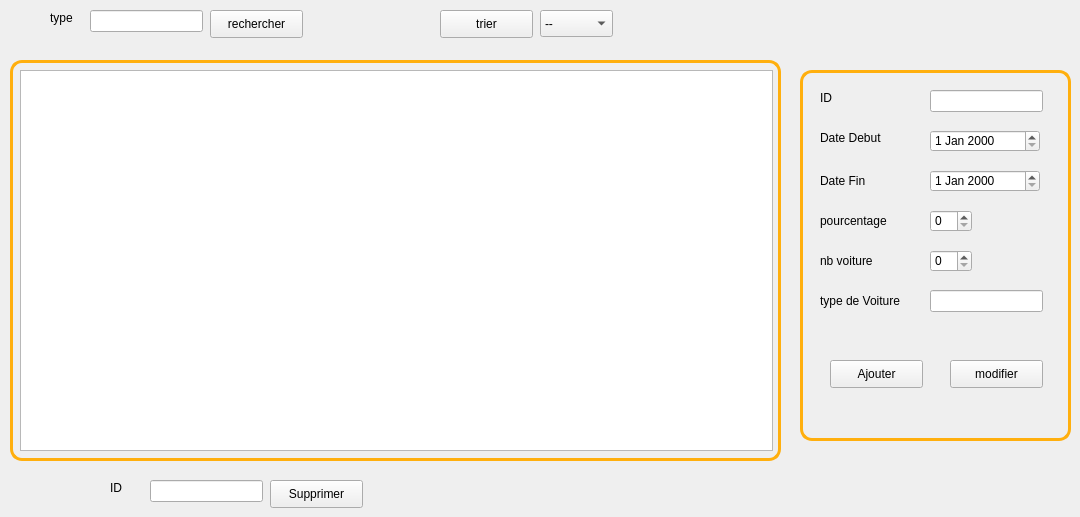
        <widget class="QWidget" name="page_8">
         <widget class="QDateEdit" name="dateEdit_fin">
          <property name="geometry">
           <rect>
            <x>930</x>
            <y>170</y>
            <width>110</width>
            <height>22</height>
           </rect>
          </property>
         </widget>
         <widget class="QLineEdit" name="typeV">
          <property name="geometry">
           <rect>
            <x>930</x>
            <y>290</y>
            <width>113</width>
            <height>22</height>
           </rect>
          </property>
         </widget>
         <widget class="QSpinBox" name="nbvoiture">
          <property name="geometry">
           <rect>
            <x>930</x>
            <y>250</y>
            <width>42</width>
            <height>22</height>
           </rect>
          </property>
         </widget>
         <widget class="QPushButton" name="pb_rechercherP">
          <property name="geometry">
           <rect>
            <x>210</x>
            <y>10</y>
            <width>93</width>
            <height>28</height>
           </rect>
          </property>
          <property name="text">
           <string>rechercher</string>
          </property>
         </widget>
         <widget class="QSpinBox" name="pourc">
          <property name="geometry">
           <rect>
            <x>930</x>
            <y>210</y>
            <width>42</width>
            <height>22</height>
           </rect>
          </property>
         </widget>
         <widget class="QLineEdit" name="lineEdit_idS">
          <property name="geometry">
           <rect>
            <x>150</x>
            <y>480</y>
            <width>113</width>
            <height>22</height>
           </rect>
          </property>
         </widget>
         <widget class="QLineEdit" name="lineEdit_id">
          <property name="geometry">
           <rect>
            <x>930</x>
            <y>90</y>
            <width>113</width>
            <height>22</height>
           </rect>
          </property>
         </widget>
         <widget class="QLabel" name="pourcentage_2">
          <property name="geometry">
           <rect>
            <x>820</x>
            <y>210</y>
            <width>101</width>
            <height>21</height>
           </rect>
          </property>
          <property name="text">
           <string>pourcentage</string>
          </property>
         </widget>
         <widget class="QDateEdit" name="dateEdit_debut">
          <property name="geometry">
           <rect>
            <x>930</x>
            <y>130</y>
            <width>110</width>
            <height>22</height>
           </rect>
          </property>
         </widget>
         <widget class="QPushButton" name="pb_ajouterP">
          <property name="geometry">
           <rect>
            <x>830</x>
            <y>360</y>
            <width>93</width>
            <height>28</height>
           </rect>
          </property>
          <property name="text">
           <string>Ajouter</string>
          </property>
          <property name="icon">
           <iconset>
            <normaloff>:/theme_normal/ajouter.png</normaloff>:/theme_normal/ajouter.png</iconset>
          </property>
         </widget>
         <widget class="QLabel" name="nbvoiture_2">
          <property name="geometry">
           <rect>
            <x>820</x>
            <y>250</y>
            <width>91</width>
            <height>21</height>
           </rect>
          </property>
          <property name="text">
           <string>nb voiture</string>
          </property>
         </widget>
         <widget class="QLabel" name="DAtefin">
          <property name="geometry">
           <rect>
            <x>820</x>
            <y>170</y>
            <width>91</width>
            <height>21</height>
           </rect>
          </property>
          <property name="text">
           <string>Date Fin</string>
          </property>
         </widget>
         <widget class="QPushButton" name="pb_triP">
          <property name="geometry">
           <rect>
            <x>440</x>
            <y>10</y>
            <width>93</width>
            <height>28</height>
           </rect>
          </property>
          <property name="text">
           <string>trier</string>
          </property>
         </widget>
         <widget class="QTableView" name="tabpromotion">
          <property name="geometry">
           <rect>
            <x>20</x>
            <y>70</y>
            <width>753</width>
            <height>381</height>
           </rect>
          </property>
         </widget>
         <widget class="QLabel" name="label_54">
          <property name="geometry">
           <rect>
            <x>110</x>
            <y>480</y>
            <width>56</width>
            <height>16</height>
           </rect>
          </property>
          <property name="text">
           <string>ID </string>
          </property>
         </widget>
         <widget class="QPushButton" name="pb_modifierP">
          <property name="geometry">
           <rect>
            <x>950</x>
            <y>360</y>
            <width>93</width>
            <height>28</height>
           </rect>
          </property>
          <property name="text">
           <string>modifier</string>
          </property>
          <property name="icon">
           <iconset>
            <normaloff>:/theme_normal/modifier.png</normaloff>:/theme_normal/modifier.png</iconset>
          </property>
         </widget>
         <widget class="QComboBox" name="comboBoxP">
          <property name="geometry">
           <rect>
            <x>540</x>
            <y>10</y>
            <width>73</width>
            <height>27</height>
           </rect>
          </property>
          <item>
           <property name="text">
            <string>--</string>
           </property>
          </item>
          <item>
           <property name="text">
            <string>nb voiture</string>
           </property>
          </item>
          <item>
           <property name="text">
            <string>type voiture</string>
           </property>
          </item>
          <item>
           <property name="text">
            <string>pourc</string>
           </property>
          </item>
          <item>
           <property name="text">
            <string>dateD</string>
           </property>
          </item>
          <item>
           <property name="text">
            <string>dateF</string>
           </property>
          </item>
         </widget>
         <widget class="QLabel" name="typevoiture">
          <property name="geometry">
           <rect>
            <x>820</x>
            <y>290</y>
            <width>91</width>
            <height>21</height>
           </rect>
          </property>
          <property name="text">
           <string>type de Voiture</string>
          </property>
         </widget>
         <widget class="QLineEdit" name="lineEdit_RP">
          <property name="geometry">
           <rect>
            <x>90</x>
            <y>10</y>
            <width>113</width>
            <height>22</height>
           </rect>
          </property>
         </widget>
         <widget class="QLabel" name="label_55">
          <property name="geometry">
           <rect>
            <x>50</x>
            <y>10</y>
            <width>56</width>
            <height>16</height>
           </rect>
          </property>
          <property name="text">
           <string>type</string>
          </property>
         </widget>
         <widget class="QLabel" name="ID_3">
          <property name="geometry">
           <rect>
            <x>820</x>
            <y>90</y>
            <width>56</width>
            <height>16</height>
           </rect>
          </property>
          <property name="text">
           <string>ID</string>
          </property>
         </widget>
         <widget class="QLabel" name="DateDebut">
          <property name="geometry">
           <rect>
            <x>820</x>
            <y>130</y>
            <width>91</width>
            <height>16</height>
           </rect>
          </property>
          <property name="text">
           <string>Date Debut</string>
          </property>
         </widget>
         <widget class="QPushButton" name="pb_supprimer">
          <property name="geometry">
           <rect>
            <x>270</x>
            <y>480</y>
            <width>93</width>
            <height>28</height>
           </rect>
          </property>
          <property name="text">
           <string>Supprimer</string>
          </property>
          <property name="icon">
           <iconset>
            <normaloff>:/theme_normal/supprimer.png</normaloff>:/theme_normal/supprimer.png</iconset>
          </property>
         </widget>
         <widget class="QLabel" name="label_56">
          <property name="geometry">
           <rect>
            <x>800</x>
            <y>70</y>
            <width>271</width>
            <height>371</height>
           </rect>
          </property>
          <property name="styleSheet">
           <string notr="true">background-color: transparent;
border-radius: 12px;
border-color: rgb(255, 175, 14);
	padding: 5px;
border-width: 3px;
border-style: solid ;</string>
          </property>
          <property name="text">
           <string/>
          </property>
         </widget>
         <widget class="QLabel" name="label_108">
          <property name="geometry">
           <rect>
            <x>10</x>
            <y>60</y>
            <width>771</width>
            <height>401</height>
           </rect>
          </property>
          <property name="styleSheet">
           <string notr="true">background-color: transparent;
border-radius: 12px;
border-color: rgb(255, 175, 14);
	padding: 5px;
border-width: 3px;
border-style: solid ;</string>
          </property>
          <property name="text">
           <string/>
          </property>
         </widget>
         <zorder>label_108</zorder>
         <zorder>label_56</zorder>
         <zorder>dateEdit_fin</zorder>
         <zorder>typeV</zorder>
         <zorder>nbvoiture</zorder>
         <zorder>pb_rechercherP</zorder>
         <zorder>pourc</zorder>
         <zorder>lineEdit_idS</zorder>
         <zorder>lineEdit_id</zorder>
         <zorder>pourcentage_2</zorder>
         <zorder>dateEdit_debut</zorder>
         <zorder>pb_ajouterP</zorder>
         <zorder>nbvoiture_2</zorder>
         <zorder>DAtefin</zorder>
         <zorder>pb_triP</zorder>
         <zorder>tabpromotion</zorder>
         <zorder>label_54</zorder>
         <zorder>pb_modifierP</zorder>
         <zorder>comboBoxP</zorder>
         <zorder>typevoiture</zorder>
         <zorder>lineEdit_RP</zorder>
         <zorder>label_55</zorder>
         <zorder>ID_3</zorder>
         <zorder>DateDebut</zorder>
         <zorder>pb_supprimer</zorder>
        </widget>
